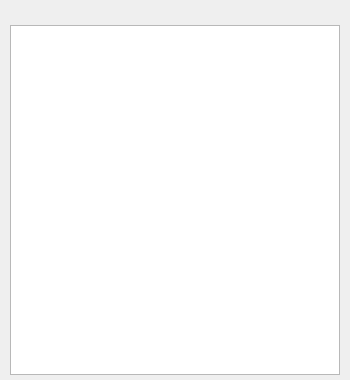
<?xml version="1.0" encoding="UTF-8"?>
<ui version="4.0">
 <class>Form</class>
 <widget class="QWidget" name="Form">
  <property name="geometry">
   <rect>
    <x>0</x>
    <y>0</y>
    <width>350</width>
    <height>380</height>
   </rect>
  </property>
  <property name="sizePolicy">
   <sizepolicy hsizetype="Preferred" vsizetype="Preferred">
    <horstretch>0</horstretch>
    <verstretch>0</verstretch>
   </sizepolicy>
  </property>
  <property name="maximumSize">
   <size>
    <width>350</width>
    <height>380</height>
   </size>
  </property>
  <property name="windowTitle">
   <string>Form</string>
  </property>
  <widget class="QTableView" name="tableView">
   <property name="geometry">
    <rect>
     <x>10</x>
     <y>25</y>
     <width>330</width>
     <height>350</height>
    </rect>
   </property>
   <property name="sizePolicy">
    <sizepolicy hsizetype="Preferred" vsizetype="Preferred">
     <horstretch>0</horstretch>
     <verstretch>0</verstretch>
    </sizepolicy>
   </property>
   <property name="maximumSize">
    <size>
     <width>330</width>
     <height>350</height>
    </size>
   </property>
   <property name="lineWidth">
    <number>1</number>
   </property>
   <property name="sizeAdjustPolicy">
    <enum>QAbstractScrollArea::AdjustToContents</enum>
   </property>
   <property name="autoScrollMargin">
    <number>18</number>
   </property>
   <property name="alternatingRowColors">
    <bool>true</bool>
   </property>
   <property name="iconSize">
    <size>
     <width>0</width>
     <height>0</height>
    </size>
   </property>
   <property name="textElideMode">
    <enum>Qt::ElideRight</enum>
   </property>
   <property name="sortingEnabled">
    <bool>false</bool>
   </property>
   <attribute name="horizontalHeaderCascadingSectionResizes">
    <bool>false</bool>
   </attribute>
   <attribute name="horizontalHeaderStretchLastSection">
    <bool>false</bool>
   </attribute>
   <attribute name="verticalHeaderStretchLastSection">
    <bool>false</bool>
   </attribute>
  </widget>
 </widget>
 <resources/>
 <connections/>
</ui>
